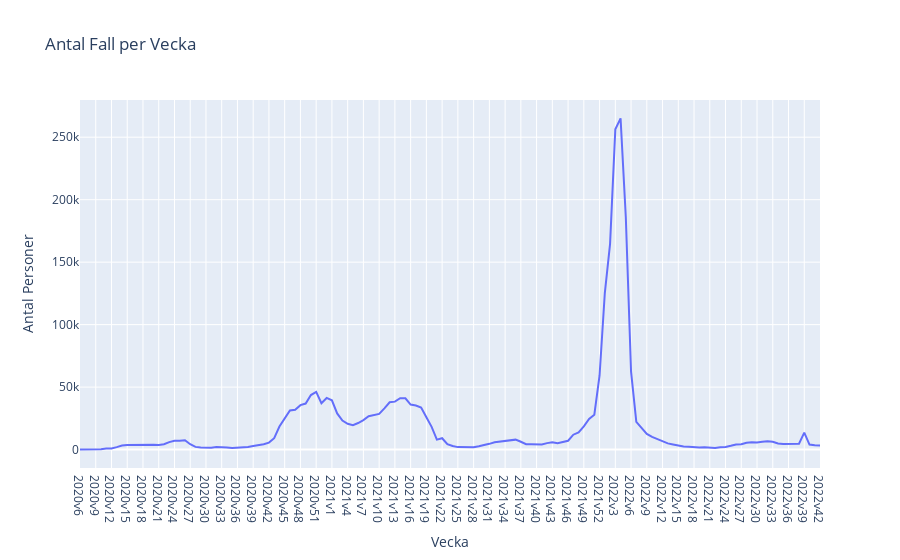

The notebook cell saved with this chart:
### Code cell
px.line(df, x = "Vecka", y = "Antal_fall_vecka", title = "Antal Fall per Vecka").update_layout(yaxis_title = "Antal Personer")

### Figure 1 — Plotly figure (JSON) as saved in the notebook; plotly's stock layout.template omitted (floating-point values rounded to 4 significant figures; data arrays with more than 128 entries replaced by an {"elided": "..."} marker saying what was removed)
{"data": [{"hovertemplate": "Vecka=%{x}<br>Antal_fall_vecka=%{y}<extra></extra>", "legendgroup": "", "line": {"color": "#636efa", "dash": "solid"}, "marker": {"symbol": "circle"}, "mode": "lines", "name": "", "orientation": "v", "showlegend": false, "type": "scatter", "x": {"elided": "142 str values"}, "xaxis": "x", "y": {"elided": "142 int values"}, "yaxis": "y"}], "layout": {"legend": {"tracegroupgap": 0}, "title": {"text": "Antal Fall per Vecka"}, "xaxis": {"anchor": "y", "domain": [0, 1], "title": {"text": "Vecka"}}, "yaxis": {"anchor": "x", "domain": [0, 1], "title": {"text": "Antal Personer"}}}}
